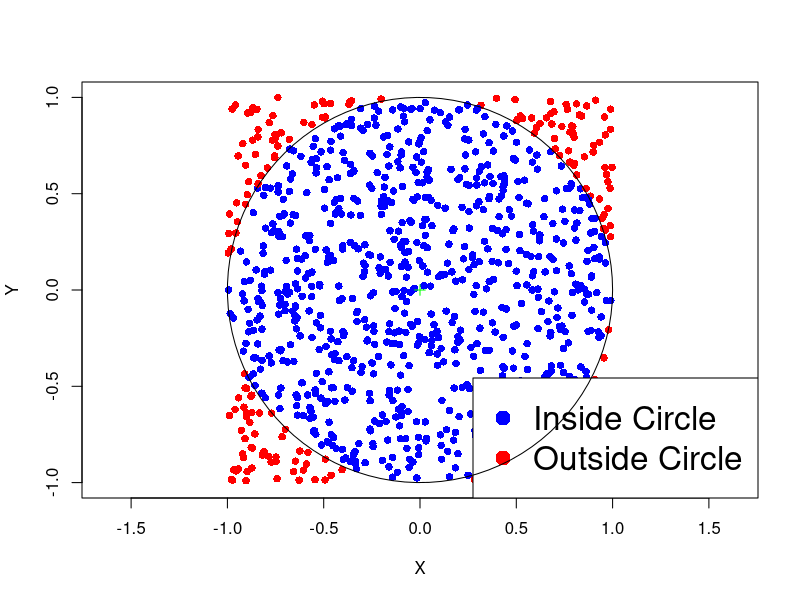
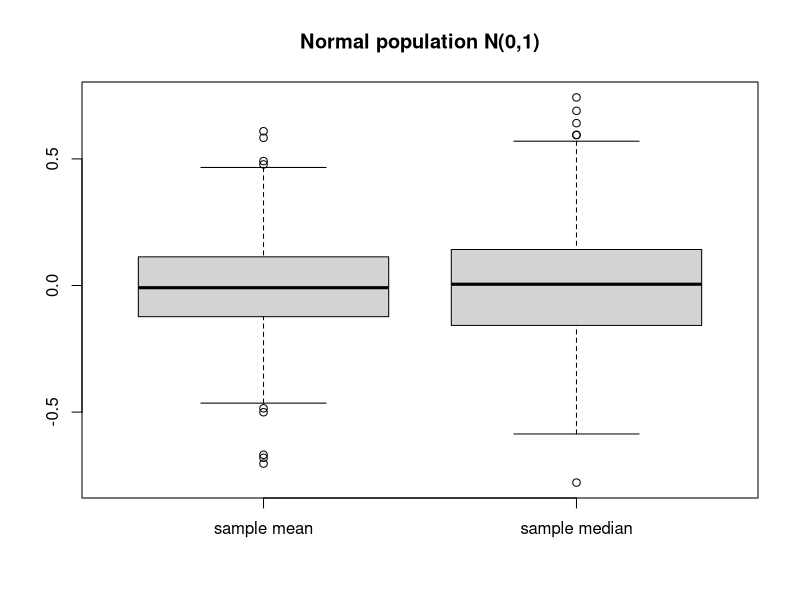

These figures' R source, in order:
## ---- chunk 1
manager.null.p <- c(51/1788, 103/1788, 144/1788, 
                    168/1788, 29/1788, 101/1788)
null.p <- rep(manager.null.p, c(3, 3, 3, 3, 3, 3))
print(round(null.p,2))
## ---- chunk 2
# Store matrix of counts into single R vector
counts <- c(27, 9, 15,
            54, 25, 24,
            84, 32, 28, 
            91, 37, 40,
            11, 10, 8,
            61, 12, 28)

# Store matrix of null probabilities into single R vector
# To avoid copy pasting, first store probabilities of each Manager
manager.null.p <- c(51/1788, 103/1788, 144/1788, 
                    168/1788, 29/1788, 101/1788)

# Repeat each entry 3 times 
null.p <- rep(manager.null.p, c(3, 3, 3, 3, 3, 3))

# Perform goodness-of-fit test
ans <- chisq.test(counts, p = null.p)

# Print answer
print(ans)
## ---- chunk 3
# Store each row into and R vector
row_1 <- c(2180, 871)
row_2 <- c(1820, 1400)
row_3 <- c(1703, 614)

# Assemble the rows into an R matrix
counts <- rbind(row_1, row_2, row_3)

# Perform chi-squared test of independence
ans <- chisq.test(counts)

# Print answer
print(ans)
## ---- chunk 4
# Store each row into and R vector
row_1 <- c(27, 9, 15)
row_2 <- c(54, 25, 24) 
row_3 <- c(84, 32, 28) 
row_4 <- c(91, 37, 40)
row_5 <- c(11, 10, 8)
row_6 <- c(61, 12, 28)

# Assemble the rows into an R matrix
counts <- rbind(row_1, row_2, row_3, row_4, row_5, row_6)

# Perform chi-squared test of independence
ans <- chisq.test(counts)

# Print answer
print(ans)
## ---- chunk 5
#| fig-asp: 1

R <- 1
niters <- 1000
total <- 0
in_circle <- 0

# Function to plot the points
plot_points <- function(x, y, R) {
  plot(x, y, col = ifelse(x^2 + y^2 <= R^2, "blue", "red"), pch = 16, xlab = "X", ylab = "Y", asp = 1, frame.plot = TRUE, xlim = c(-1,1), ylim = c(-1,1) )
  points(0, 0, col = "green", pch = 3)  # Plotting the center of the circle
  legend("bottomright", legend = c("Inside Circle", "Outside Circle"), col = c("blue", "red"), pch = 16, cex = 2)
  circle <- seq(0, 2 * pi, length.out = 100)
  lines(R * cos(circle), R * sin(circle))  # Plotting the circle
}

x <- runif(niters, -R, R)
y <- runif(niters, -R, R)
plot_points(x, y, R)

## ---- chunk 6
N <- 10000      # We do 100000 iterations and print every 10000
total <- 0      # Counts total number of points
in_circle <- 0  # Counts points falling in circle

for (j in 1:10) {   # This loop is for printing message every N iterations
  for (i in 1:N) {  # Loop in which points are counted
    x <- runif(1, -1, 1); y <- runif(1, -1, 1);  # sample point (x,y)
    if (x^2 + y^2 <= 1) {    
      in_circle <- in_circle + 1  # If (x,y) in circle increase counter
    }
    total <- total + 1  # Increase total counter (in any case)
  }
  
  pi_approx <- ( in_circle / total ) * 4  # Compute approximate area

  cat(sprintf("After %8d iterations pi is %.08f, error is %.08f\n",
     (j * N), pi_approx, abs(pi_approx - pi)))
}
## ---- chunk 7
set.seed(231) 

# Generate 1000 samples of size 10 from N(0,1) and compute sample mean
n <- 10; M <- 1000

sim.xbar <- replicate(M, mean(rnorm(n)))

# Print mean and variance of sample mean
cat("Expected value:", mean(sim.xbar), "  Variance:", var(sim.xbar))
## ---- chunk 8
set.seed(23) 

M <- 1000; n <- 30  
sim.mean <- replicate(M, mean(rnorm(n)))
sim.median <- replicate(M, median(rnorm(n)))

boxplot(list("sample mean" = sim.mean, 
             "sample median" = sim.median),
        main = "Normal population N(0,1)")
## ---- chunk 9
#| echo: true
# Roll two dice

sample(1:6, 2, replace = T)
## ---- chunk 10
#| echo: true

M <- 1000

sim.rolls <- replicate(M, sum( sample(1:6, 2, replace = T) ))

number.of.7s <- sum( sim.rolls == 7 )
p <- number.of.7s / M

cat("The estimated probability of rolling 7 is", p)
## ---- chunk 11
set.seed(231)

# Sample 100 times from N(0,1)
x <- rnorm(100)

# Compute confidence interval using t.test
interval <- t.test(x)$conf.int

# Save left and right extremes
a <- interval[1];   b <- interval[2]

cat("Simulated confidence interval: a =", a, "  b = ", b)
## ---- chunk 12
set.seed(231)

n <- 100; M <- 10000

intervals <- replicate(M, t.test(rnorm(n)) $ conf.int)

intervals[ ,1:5]
## ---- chunk 13
set.seed(231)

# Simulate M confidence intervals for the mean
n <- 100; M <- 10000

intervals <- replicate(M, t.test(rnorm(n)) $ conf.int)

# Save left and right extremes in vectors
a <- intervals[1, ];   b <- intervals[2, ]

# Check how many times mu = 0 belongs to (a,b)
mu.belongs <- sum( (a < 0) & (0 < b) )

# Estimate the probability that mu = 0 belongs to (a,b)
p <- mu.belongs / M

cat("mu = 0 belongs to the confidence interval with probability", p)
## ---- chunk 14
set.seed(22)

# Enter counts and null hypothesis probabilities
counts <- c(32, 15, 9, 4)
null.p <- c(0.5, 0.3, 0.15, 0.05)

# Compute total counts
m <- sum(counts)

# Compute expected counts
exp.counts <- m * null.p

# Compute the observed chi-squared statistic
obs.chi <- sum( (counts - exp.counts)^2 / exp.counts )

# Simulate M chi-squared statistics
M <- 10000

sim.chi.vect <- replicate(M, {
                # Simulate multinomial counts under null hypothesis
                sim.counts <- rmultinom(1, m, null.p)
                            
                # Compute chi-squared statistic from the simulated counts
                sim.chi <- sum( (sim.counts - exp.counts )^2 / exp.counts)
                })

# Check how many simulated statistics are extreme
num.extreme <- sum( sim.chi.vect >= obs.chi )

# Estimate the p-value
sim.p.value <- num.extreme / M

# Perform chi-squared test using built-in R function
ans <- chisq.test(counts, p = null.p, simulate.p.value = T)

# Extract p-value from chi-squared test result
R.p.value <- ans$p.value

# Print p-values for comparison
cat("\nOur simulated p-value is:", sim.p.value)
cat("\nR simulated p-value is:", R.p.value)
## ---- chunk 15
# Enter original sample and compute size
x <- c(36, 40, 46, 54, 57, 58, 59, 60, 62, 63)
n <- length(x)

# Bootstrap sample mean B = 10,000 times
B <- 10000

xbar.star <- replicate(B, {
                       x.star <- sample(x, n, replace = TRUE)
                       xbar.star <- mean(x.star)
                      })

# Compute 95% CI from bootstrap samples
alpha <- 0.05
boot.CI <- quantile(xbar.star, probs = c(alpha/2, 1-alpha/2))

# Compute 95% t-test CI
t.test.CI <- t.test(x)$conf.int

# Print results
cat("Bootstrap Confidence Interval (95%):", boot.CI)
cat("\nt-test Confidence Interval (95%):", t.test.CI)
